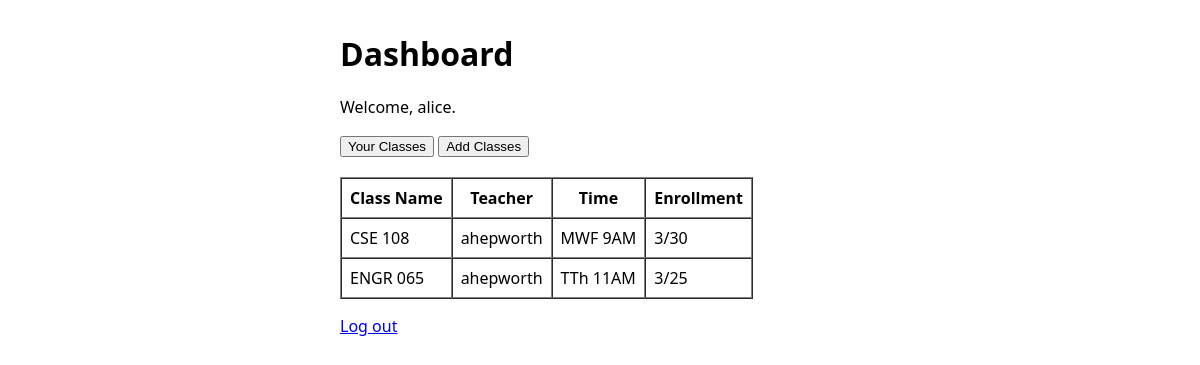
The app's page /index (signed in) with its own data.
### data_structures.py (models this page shows, shortened)
class User(db.Model, UserMixin):
    id = db.Column(db.Integer, primary_key = True)
    username = db.Column(db.String, unique = True, nullable = False)
    password = db.Column(db.String, nullable = False)
    is_admin = db.Column(db.Boolean, default=False, nullable=False)

class Class(db.Model):
    class_id = db.Column(db.Integer, primary_key = True)
    class_name = db.Column(db.String(70), nullable = False)
    class_time = db.Column(db.String(50), nullable = False)
    class_capacity = db.Column(db.Integer, nullable = False)
    teacher_id = db.Column(db.Integer, db.ForeignKey('teacher.teacher_id'))
    teacher = db.relationship('Teacher', backref='classes')
    enrollments = db.relationship("Enrollment", backref="class")

### app.py (the view, shortened to what this page needs)
    @app.route("/index")
    @login_required
    def index():
        if getattr(current_user, "is_admin", False):
            return redirect(url_for("admin.index"))
        student = Student.query.filter_by(user_id=current_user.id).first()
        teacher = Teacher.query.filter_by(user_id=current_user.id).first()
        if student:
            classes = (
                db.session.query(Class)
                .join(Enrollment, Enrollment.class_id == Class.class_id)
                .filter(Enrollment.student_id == student.student_id)
                .all()
            )
            allClasses = db.session.query(Class).all()
            return render_template(
                "index.html",
                mode="student",
                classes=classes,
                allClasses=allClasses,
            )
        flash("Your account is not linked to a student or teacher record.", "error")
        return redirect(url_for("auth.logout"))

### data_structures.py (called while the page is built)
@login_manager.user_loader
def load_user(user_id):
    return User.query.get(int(user_id))

### templates/index.html (shortened to what this page needs)
{% extends "base.html" %}
{% block body %}
  {% if mode == 'teacher' %}
    <h1>Teacher Dashboard</h1>
    <p>Welcome, {{ current_user.username }}.</p>
    {% for c in teacher_classes %}
      <h2>{{ c.class_name }} ({{ c.class_time }})</h2>
      <p>Enrollment: {{ c.enrollments|length }}/{{ c.class_capacity }}</p>
      <table border="1" cellspacing="0" cellpadding="8">
        <thead>
          <tr>
            <th>Student</th>
            <th>Grade</th>
            <th>Edit</th>
          </tr>
        </thead>
        <tbody>
          {% for e in c.enrollments %}
          <tr>
            <td>{{ e.student.user.username }}</td>
            <td id="grade-{{ e.enrollment_id }}">{{ e.grade or "N/A" }}</td>
            <td>
              <button onclick="updateGrade('{{ e.enrollment_id}}')">
                Edit Grade
              </button>
            </td>
          </tr>
          {% endfor %}
        </tbody>
      </table>
    {% endfor %}
    <p><a href="{{ url_for('auth.logout') }}">Log out</a></p>
  {% else %}
    <h1>Dashboard</h1>
    <p>Welcome, {{ current_user.username }}.</p>
    <div style="margin-bottom: 20px;">
      <button onclick="showTab('current')">Your Classes</button>
      <button onclick="showTab('add')">Add Classes</button>
    </div>
    <div id="current-classes">
      <table border="1" cellspacing="0" cellpadding="8">
          <thead>
              <tr>
                  <th>Class Name</th>
                  <th>Teacher</th>
                  <th>Time</th>
                  <th>Enrollment</th>
              </tr>
          </thead>
          <tbody>
              {% for c in classes %}
              <tr>
                  <td>{{ c.class_name }}</td>
                  <td>{{ c.teacher.user.username }}</td>
                  <td>{{ c.class_time }}</td>
                  <td>
                      {{ c.enrollments|length }}/{{ c.class_capacity }}
                  </td>
              </tr>
              {% endfor %}
          </tbody>
      </table>
    </div>
    <p><a href="{{ url_for('auth.logout') }}">Log out</a></p>
  {% endif %}
{% endblock %}

### templates/base.html (shortened to what this page needs)
<!doctype html>
<html lang="en">
  <head>
  </head>
  <body>
    <div class="container">
      {% block body %}{% endblock %}
    </div>
  </body>
</html>

### templates/base.html (style rules this page uses)
body { font-family: system-ui, Arial, sans-serif; margin: 2rem; }
.container { max-width: 520px; margin: 0 auto; }

### records on screen
User: username "alice"
Class: class_name "CSE 108", teacher.user.username "ahepworth", class_time "MWF 9AM", enrollments|length "3", class_capacity "30"
Class: class_name "ENGR 065", teacher.user.username "ahepworth", class_time "TTh 11AM", enrollments|length "3", class_capacity "25"
